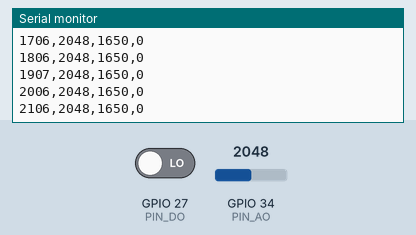
Bench run of a sketch on a simulated ESP32. On the bench: the last lines printed to the serial monitor. The test bench sets the inputs (shaded band); at power-on: GPIO 34 (PIN_AO) = 2048, GPIO 27 (PIN_DO) LOW (analog values on the 0–4095 scale). Nothing arrives over Bluetooth unless stated.

Above: at 2.2 s.
2.3 s: GPIO 34 (PIN_AO) set to 2866
At 2.31 s:
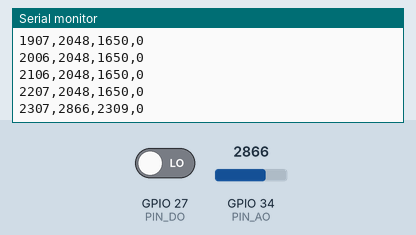
3.8 s: GPIO 27 (PIN_DO) driven HIGH
At 3.81 s:
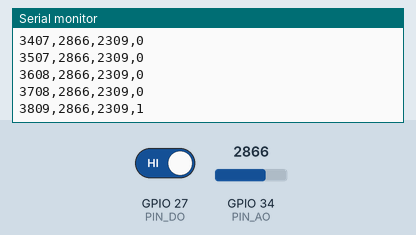
5.3 s: GPIO 34 (PIN_AO) set to 3603
At 5.31 s:
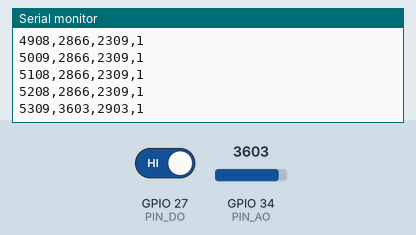
6.8 s: GPIO 27 (PIN_DO) driven LOW
At 6.81 s:
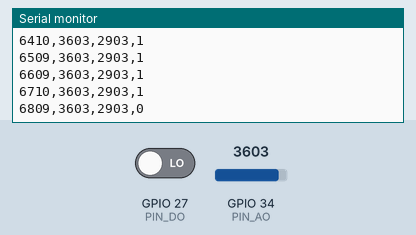
Timing chart, 0 to 9.3 s (numbered marks = the images above; inputs shaded):
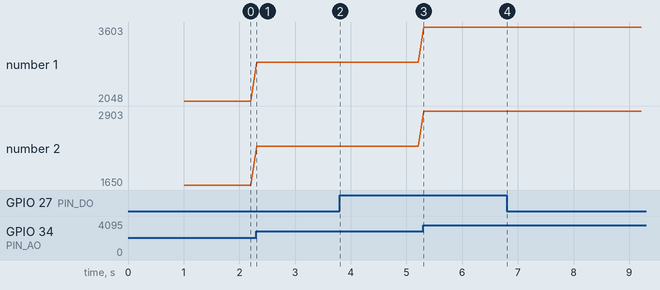

Measured:
- after the input at 2.3 s, the serial monitor: prints a new line at once (image 1)
- after the input at 3.8 s, the serial monitor: prints a new line at once (image 2)
- after the input at 5.3 s, the serial monitor: prints a new line at once (image 3)
- after the input at 6.8 s, the serial monitor: prints a new line at once (image 4)
- plotted number 1: 2048 → 2866 after the input at 2.3 s, 2866 → 3603 after the input at 5.3 s
- plotted number 2: 1650 → 2309 after the input at 2.3 s, 2309 → 2903 after the input at 5.3 s

The sketch:

sensorHall.ino
```cpp
#include <Arduino.h>
#include <BluetoothSerial.h>
#include <esp_bt_device.h>

BluetoothSerial SerialBT;

const char* NOMBRE_BT = "KY024_ESP32";

const int PIN_AO = 34;
const int PIN_DO = 27;

const unsigned long INTERVALO_MS = 100;
unsigned long ultimaLectura = 0;

void setup() {
  Serial.begin(115200);

  pinMode(PIN_DO, INPUT);
  analogReadResolution(12);
  analogSetPinAttenuation(PIN_AO, ADC_11db);

  SerialBT.begin(NOMBRE_BT);
  delay(1000);

  const uint8_t* mac = esp_bt_dev_get_address();

  Serial.println("# Sensor KY-024");
  Serial.println("# Registro por Bluetooth Classic");

  if (mac != nullptr) {
    Serial.printf(
      "# MAC Bluetooth: %02X:%02X:%02X:%02X:%02X:%02X\n",
      mac[0], mac[1], mac[2],
      mac[3], mac[4], mac[5]
    );
  }

  Serial.println(
    "ms,valor_analogico,voltaje_mV,estado_digital"
  );

  SerialBT.println(
    "ms,valor_analogico,voltaje_mV,estado_digital"
  );
}

void loop() {
  if (millis() - ultimaLectura < INTERVALO_MS) {
    return;
  }

  ultimaLectura = millis();

  int valorAnalogico = analogRead(PIN_AO);
  uint32_t voltajeMv = analogReadMilliVolts(PIN_AO);
  int estadoDigital = digitalRead(PIN_DO);

  char linea[100];

  snprintf(
    linea,
    sizeof(linea),
    "%lu,%d,%lu,%d",
    millis(),
    valorAnalogico,
    (unsigned long)voltajeMv,
    estadoDigital
  );

  Serial.println(linea);
  SerialBT.println(linea);
}
```
